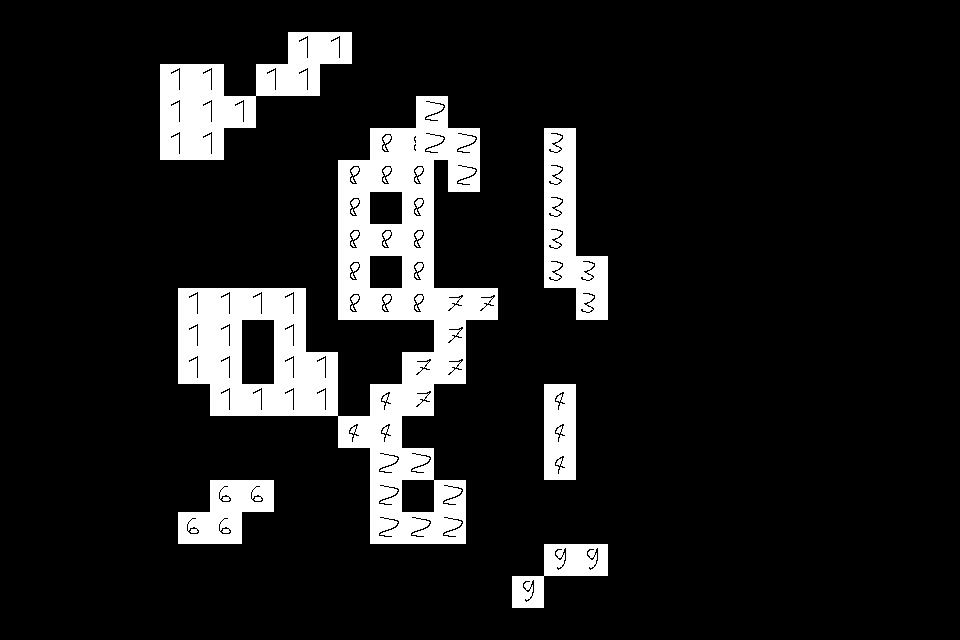

A level layout from a 2D game, rendered from its tile map. Below: a short description, then the map file with its tile-grid data intact:
An orthogonal 30x20 tile map with 32x32 px tiles, 2 tile layers (Calque de Tuiles 1, Calque de Tuiles 2), 2 tilesets.

<map version="1.9" tiledversion="1.9.2" orientation="orthogonal" renderorder="right-down" width="30" height="20" tilewidth="32" tileheight="32" infinite="0" nextlayerid="3" nextobjectid="1">
 <editorsettings>
  <export target="tiledMap.json" format="json" />
 </editorsettings>
 <tileset firstgid="1" source="testset.tsx" />
 <tileset firstgid="10" source="testTiled.tsx" />
 <layer id="1" name="Calque de Tuiles 1" width="30" height="20" offsetx="18" offsety="0">
  <data encoding="csv">
0,0,0,0,0,0,0,0,0,0,0,0,0,0,0,0,0,0,0,0,0,0,0,0,0,0,0,0,0,0,
0,0,0,0,0,0,0,0,0,0,0,0,0,0,0,0,0,0,0,0,0,0,0,0,0,0,0,0,0,0,
0,0,0,0,0,0,0,0,0,0,0,0,0,0,0,0,0,0,0,0,0,0,0,0,0,0,0,0,0,0,
0,0,0,0,0,0,0,0,0,0,0,0,0,0,0,0,0,0,0,0,0,0,0,0,0,0,0,0,0,0,
0,0,0,0,0,0,0,0,0,0,0,8,8,0,0,0,0,0,0,0,0,0,0,0,0,0,0,0,0,0,
0,0,0,0,0,0,0,0,0,0,8,8,8,0,0,0,0,0,0,0,0,0,0,0,0,0,0,0,0,0,
0,0,0,0,0,0,0,0,0,0,8,0,8,0,0,0,0,0,0,0,0,0,0,0,0,0,0,0,0,0,
0,0,0,0,0,0,0,0,0,0,8,8,8,0,0,0,0,0,0,0,0,0,0,0,0,0,0,0,0,0,
0,0,0,0,0,0,0,0,0,0,8,0,8,0,0,0,0,0,0,0,0,0,0,0,0,0,0,0,0,0,
0,0,0,0,0,1,1,1,1,0,8,8,8,7,7,0,0,0,0,0,0,0,0,0,0,0,0,0,0,0,
0,0,0,0,0,1,1,0,1,0,0,0,0,7,0,0,0,0,0,0,0,0,0,0,0,0,0,0,0,0,
0,0,0,0,0,1,1,0,1,1,0,0,7,7,0,0,0,0,0,0,0,0,0,0,0,0,0,0,0,0,
0,0,0,0,0,0,1,1,1,1,0,4,7,0,0,0,0,0,0,0,0,0,0,0,0,0,0,0,0,0,
0,0,0,0,0,0,0,0,0,0,4,4,0,0,0,0,0,0,0,0,0,0,0,0,0,0,0,0,0,0,
0,0,0,0,0,0,0,0,0,0,0,2,2,0,0,0,0,0,0,0,0,0,0,0,0,0,0,0,0,0,
0,0,0,0,0,0,6,6,0,0,0,2,0,2,0,0,0,0,0,0,0,0,0,0,0,0,0,0,0,0,
0,0,0,0,0,6,6,0,0,0,0,2,2,2,0,0,0,0,0,0,0,0,0,0,0,0,0,0,0,0,
0,0,0,0,0,0,0,0,0,0,0,0,0,0,0,0,0,0,0,0,0,0,0,0,0,0,0,0,0,0,
0,0,0,0,0,0,0,0,0,0,0,0,0,0,0,0,0,0,0,0,0,0,0,0,0,0,0,0,0,0,
0,0,0,0,0,0,0,0,0,0,0,0,0,0,0,0,0,0,0,0,0,0,0,0,0,0,0,0,0,0
</data>
 </layer>
 <layer id="2" name="Calque de Tuiles 2" width="30" height="20">
  <data encoding="csv">
0,0,0,0,0,0,0,0,0,0,0,0,0,0,0,0,0,0,0,0,0,0,0,0,0,0,0,0,0,0,
0,0,0,0,0,0,0,0,0,10,10,0,0,0,0,0,0,0,0,0,0,0,0,0,0,0,0,0,0,0,
0,0,0,0,0,10,10,0,10,10,0,0,0,0,0,0,0,0,0,0,0,0,0,0,0,0,0,0,0,0,
0,0,0,0,0,10,10,10,0,0,0,0,0,11,0,0,0,0,0,0,0,0,0,0,0,0,0,0,0,0,
0,0,0,0,0,10,10,0,0,0,0,0,0,11,11,0,0,12,0,0,0,0,0,0,0,0,0,0,0,0,
0,0,0,0,0,0,0,0,0,0,0,0,0,0,11,0,0,12,0,0,0,0,0,0,0,0,0,0,0,0,
0,0,0,0,0,0,0,0,0,0,0,0,0,0,0,0,0,12,0,0,0,0,0,0,0,0,0,0,0,0,
0,0,0,0,0,0,0,0,0,0,0,0,0,0,0,0,0,12,0,0,0,0,0,0,0,0,0,0,0,0,
0,0,0,0,0,0,0,0,0,0,0,0,0,0,0,0,0,12,12,0,0,0,0,0,0,0,0,0,0,0,
0,0,0,0,0,0,0,0,0,0,0,0,0,0,0,0,0,0,12,0,0,0,0,0,0,0,0,0,0,0,
0,0,0,0,0,0,0,0,0,0,0,0,0,0,0,0,0,0,0,0,0,0,0,0,0,0,0,0,0,0,
0,0,0,0,0,0,0,0,0,0,0,0,0,0,0,0,0,0,0,0,0,0,0,0,0,0,0,0,0,0,
0,0,0,0,0,0,0,0,0,0,0,0,0,0,0,0,0,13,0,0,0,0,0,0,0,0,0,0,0,0,
0,0,0,0,0,0,0,0,0,0,0,0,0,0,0,0,0,13,0,0,0,0,0,0,0,0,0,0,0,0,
0,0,0,0,0,0,0,0,0,0,0,0,0,0,0,0,0,13,0,0,0,0,0,0,0,0,0,0,0,0,
0,0,0,0,0,0,0,0,0,0,0,0,0,0,0,0,0,0,0,0,0,0,0,0,0,0,0,0,0,0,
0,0,0,0,0,0,0,0,0,0,0,0,0,0,0,0,0,0,0,0,0,0,0,0,0,0,0,0,0,0,
0,0,0,0,0,0,0,0,0,0,0,0,0,0,0,0,0,18,18,0,0,0,0,0,0,0,0,0,0,0,
0,0,0,0,0,0,0,0,0,0,0,0,0,0,0,0,18,0,0,0,0,0,0,0,0,0,0,0,0,0,
0,0,0,0,0,0,0,0,0,0,0,0,0,0,0,0,0,0,0,0,0,0,0,0,0,0,0,0,0,0
</data>
 </layer>
</map>